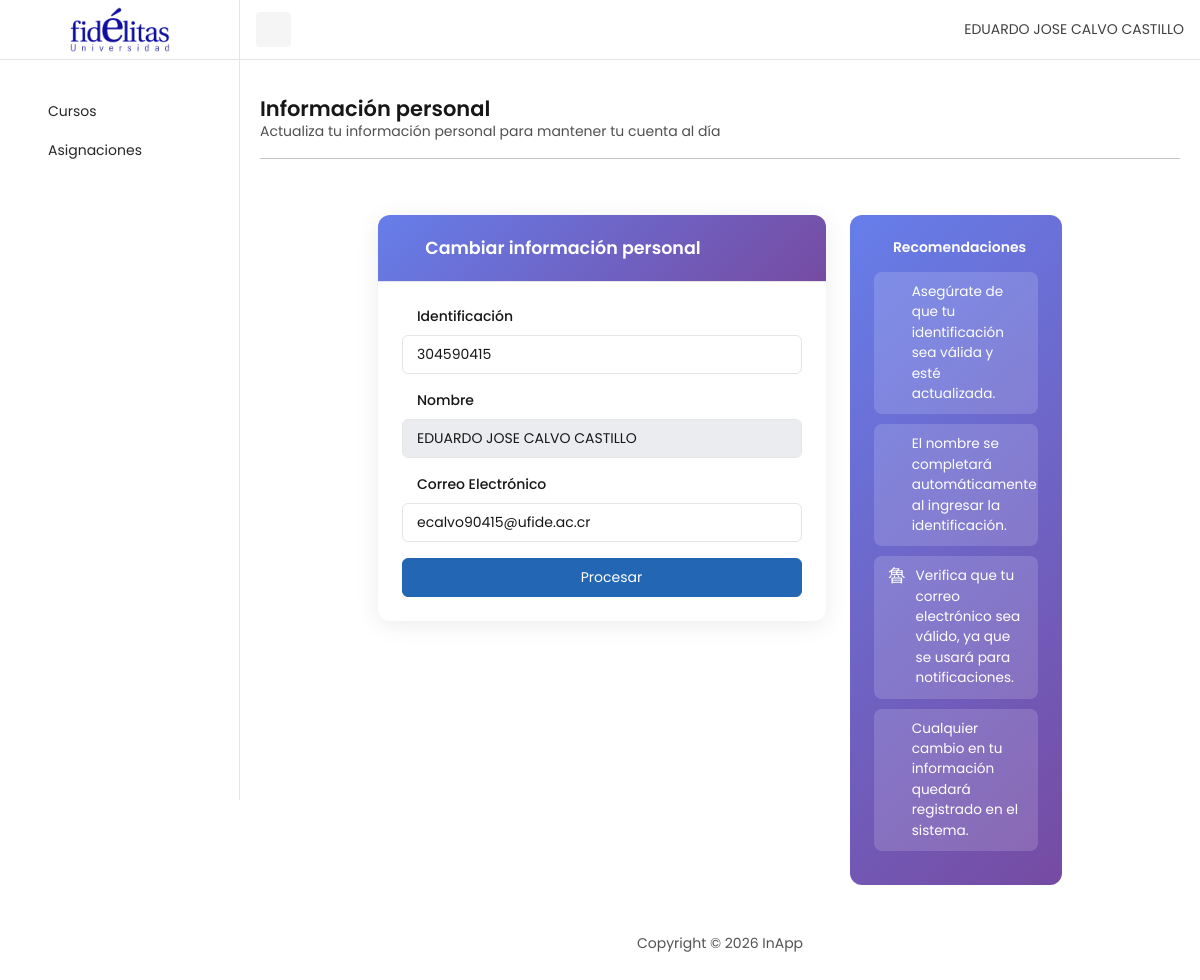
The page /View/vUsuario/CambiarPerfil.php (signed in) on the database its author committed.
### tables this page shows
CREATE TABLE `tb_usuario` (
  `Consecutivo` int(11) NOT NULL AUTO_INCREMENT,
  `Identificacion` varchar(15) NOT NULL,
  `Nombre` varchar(250) NOT NULL,
  `CorreoElectronico` varchar(100) NOT NULL,
  `Contrasenna` varchar(10) NOT NULL,
  `Estado` bit(1) NOT NULL,
  `ConsecutivoRol` int(11) NOT NULL,
  PRIMARY KEY (`Consecutivo`),
  UNIQUE KEY `UK_Identificacion` (`Identificacion`),
  UNIQUE KEY `UK_CorreoElectronico` (`CorreoElectronico`),
  KEY `FK_Usuario_Rol` (`ConsecutivoRol`),
  CONSTRAINT `FK_Usuario_Rol` FOREIGN KEY (`ConsecutivoRol`) REFERENCES `tb_rol` (`Consecutivo`)
);

### Model/UsuarioModel.php (called while the page is built, shortened)
<?php
    function ConsultarUsuarioModel($consecutivo)
    {
        try
        {
            $conn = OpenDB();
            $sql = "CALL spConsultarUsuario('$consecutivo')";
            $response = $conn -> query($sql);
            $datos = null;
            while($fila = $response -> fetch_assoc())
            {
                $datos = $fila;
            }
            return $datos;
        }
        catch(Exception $e)
        {
            AddError($e, 'ConsultarUsuarioModel');
            return null;
        }
    }

### Controller/UsuarioController.php (called while the page is built, shortened)
<?php
    include_once $_SERVER['DOCUMENT_ROOT'] . '/RepoMN/Model/UsuarioModel.php';
    function ConsultarUsuario()
    {
        $consecutivo = $_SESSION["ConsecutivoUsuario"];
        $datos = ConsultarUsuarioModel($consecutivo);
        return $datos;
    }

### View/vUsuario/CambiarPerfil.php (the view, shortened to what this page needs)
<?php
    include_once $_SERVER['DOCUMENT_ROOT'] . '/RepoMN/Controller/UsuarioController.php';
    include_once $_SERVER['DOCUMENT_ROOT'] . '/RepoMN/View/LayoutInterno.php';
    $datos = ConsultarUsuario();
?>
<!DOCTYPE html>
<html lang="en">
<body>
    <main id="content" class="content py-10">
        <div class="container-fluid">
            <div class="row mb-4">
                <div class="col-12">
                    <div class="d-flex align-items-center gap-3">
                        <div>
                            <h1 class="fs-4 mb-0 fw-semibold">Información personal</h1>
                            <p class="text-muted mb-0 small">Actualiza tu información personal para mantener tu cuenta al día</p>
                        </div>
                    </div>
                    <hr class="mt-3 mb-5">
                </div>
            </div>
            <div class="row g-4 justify-content-center">
                <div class="col-xl-6 col-lg-6 col-md-8">
                    <div class="card form-card">
                        <div class="card-header">
                            <h5 class="mb-0 text-white fw-semibold">
                                <i class="ti ti-user me-2"></i>Cambiar información personal
                            </h5>
                        </div>
                        <div class="card-body p-4">
                            <form id="formCambiarPerfil" action="" method="POST">
                                <div class="mb-3">
                                    <label for="identificacion" class="form-label fw-medium">
                                        <i class="ti ti-id me-1 text-muted"></i>Identificación
                                    </label>
                                    <div class="input-group">
                                        <input type="text" class="form-control" id="identificacion" name="identificacion"
                                        value="<?php echo $datos['Identificacion']; ?>"
                                        onkeyup="ConsultarNombreAPI();">
                                    </div>
                                </div>
                                <div class="mb-3">
                                    <label for="nombre" class="form-label fw-medium">
                                        <i class="ti ti-user me-1 text-muted"></i>Nombre
                                    </label>
                                    <div class="input-group">
                                        <input type="text" class="form-control" id="nombre" name="nombre"
                                        value="<?php echo $datos['Nombre']; ?>">
                                    </div>
                                </div>
                                <div class="mb-3">
                                    <label for="correoElectronico" class="form-label fw-medium">
                                        <i class="ti ti-mail me-1 text-muted"></i>Correo Electrónico
                                    </label>
                                    <div class="input-group">
                                        <input type="text" class="form-control" id="correoElectronico" name="correoElectronico"
                                        value="<?php echo $datos['CorreoElectronico']; ?>">
                                    </div>
                                </div>
                                <div class="d-grid gap-2">
                                    <button type="submit" id="btnCambiarPerfil" name="btnCambiarPerfil" class="btn btn-primary">
                                        <i class="ti ti-device-floppy me-2"></i>Procesar
                                    </button>
                                </div>
                            </form>
                        </div>
                    </div>
                </div>
                <div class="col-xl-3 col-lg-4 col-md-8">
                    <div class="card security-info-card h-100">
                        <div class="card-body p-4">
                            <h6 class="fw-semibold mb-3">
                                <i class="ti ti-info-circle me-2"></i>Recomendaciones
                            </h6>
                            <div class="security-tip">
                                <i class="ti ti-id"></i>
                                <div>Asegúrate de que tu identificación sea válida y esté actualizada.</div>
                            </div>
                            <div class="security-tip">
                                <i class="ti ti-sparkles"></i>
                                <div>El nombre se completará automáticamente al ingresar la identificación.</div>
                            </div>
                            <div class="security-tip">
                                <i class="ti ti-mail-check"></i>
                                <div>Verifica que tu correo electrónico sea válido, ya que se usará para notificaciones.</div>
                            </div>
                            <div class="security-tip">
                                <i class="ti ti-alert-triangle"></i>
                                <div>Cualquier cambio en tu información quedará registrado en el sistema.</div>
                            </div>
                        </div>
                    </div>
                </div>
            </div>
        </div>
    </main>
</body>
</html>

### rows shown on the page
tb_usuario: identificacion "304590415", nombre "EDUARDO JOSE CALVO CASTILLO", correoElectronico "ecalvo90415@ufide.ac.cr"

### other values the page prints
$nombreUsuario "EDUARDO JOSE CALVO CASTILLO"
